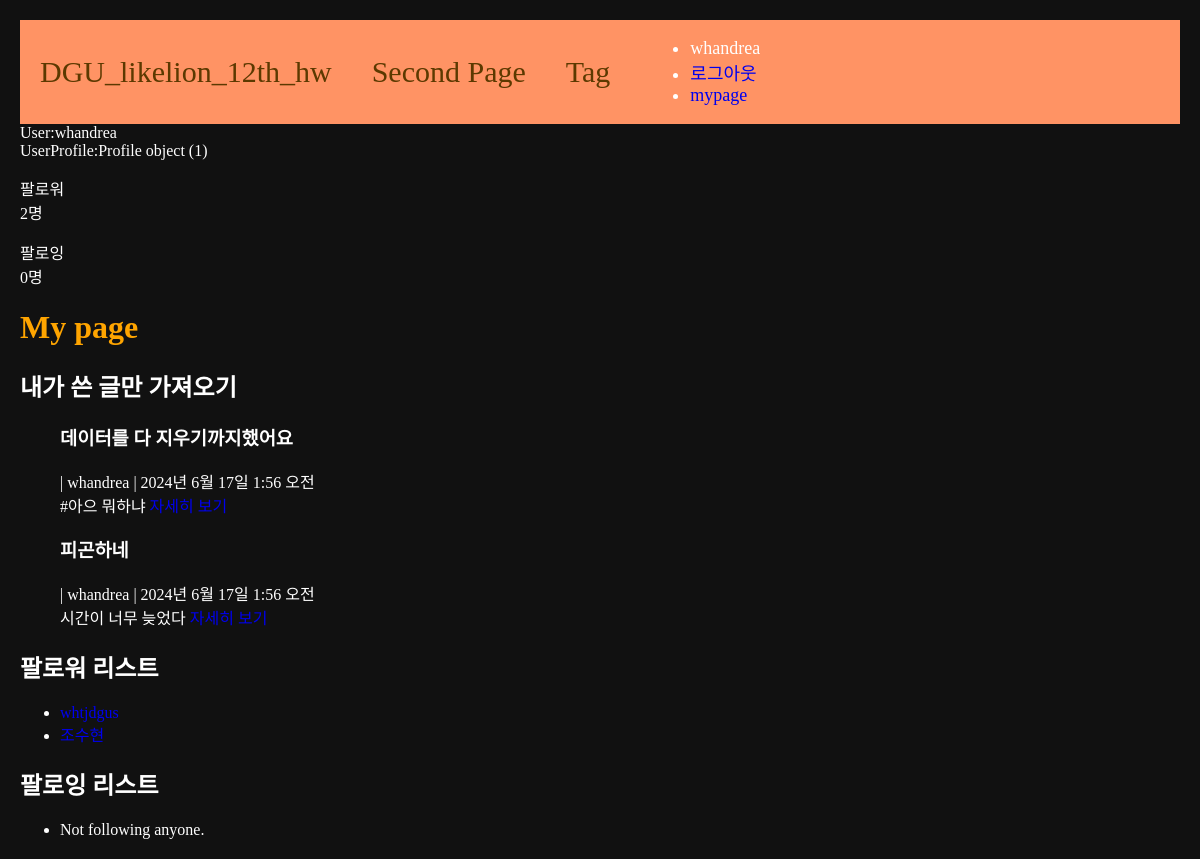
The page /users/mypage/2 (signed in) on the database its author committed.
### accounts/models.py (models this page shows)
class Profile(models.Model):
    user=models.OneToOneField(User, on_delete=models.CASCADE)
    nickname=models.TextField(max_length=10)
    department=models.TextField(null=True, max_length=30)
    gender=models.TextField(null=True,max_length=10)
    followings =models.ManyToManyField("self", related_name="followers", symmetrical=False)

### main/models.py (models this page shows, shortened)
class Post(models.Model):
    title= models.CharField(max_length=50)
    stitle= models.CharField(max_length=10)
    writer= models.ForeignKey(User, null=False,blank=False,on_delete=models.CASCADE)
    body= models.TextField()
    pub_date= models.DateTimeField()
    image= models.ImageField(upload_to="blog/", blank=True, null=True)
    tags= models.ManyToManyField(Tag, related_name='blogs',blank=True)
    like = models.ManyToManyField(User,related_name='likes', blank=True)
    like_count=models.PositiveIntegerField(default=0)
    def summary(self):
        return self.body[:20]

### users/views.py (the view)
# urls.py: path('mypage/<int:id>',mypage, name="mypage"),
def mypage(request, id):
    user=get_object_or_404(User, pk=id)
    my_blogs=Post.objects.filter(writer=user)
    following_list = user.profile.followings.all()
    follower_list = user.profile.followers.all()
    context ={
        'user':user,
        'my_blogs':my_blogs,
        'following_list': following_list,  # 팔로잉 리스트
        'follower_list': follower_list,    # 팔로워 리스트
    }
    return render(request, 'users/mypage.html', context)

### users/templates/users/mypage.html (shortened to what this page needs)
{% extends 'base.html' %}
{% load static %}
{% block content %}
User:{{user}}<br>
UserProfile:{{user.profile}}<br>
<p>팔로워<br>{{ user.profile.followers.count }}명</p>
<p>팔로잉<br>{{ user.profile.followings.count }}명</p>
<h1>My page</h1>
<h2>내가 쓴 글만 가져오기</h2>
{% if my_blogs %}
  <ul>
    {% for blog in my_blogs %}
    <h3>{{blog.title}}</h3>
    {{blog.stitle}} | {{blog.writer}} | {{blog.pub_date}}<br>
    {{blog.summary}}
        <a href="{% url 'main:detail' blog.id %}">자세히 보기</a>
    {% endfor %}
  </ul>
{% else %}
  <p>No blogs found.</p>
{% endif %}
<h2>팔로워 리스트</h2>
<ul>
  {% for follower_user in user.profile.followers.all %}
    <li><a href="{% url 'users:mypage' follower_user.user.id %}">{{ follower_user.user.username }}</a></li>
  {% empty %}
    <li>No followers yet.</li>
  {% endfor %}
</ul>
<h2>팔로잉 리스트</h2>
<ul>
  {% for following_user in user.profile.followings.all %}
    <li><a href="{% url 'users:mypage' following_user.user.id %}">{{ following_user.user.username }}</a></li>
  {% empty %}
    <li>Not following anyone.</li>
  {% endfor %}
</ul>
{% endblock %}

### project/templates/shared/_navbar.html (shortened to what this page needs)
<nav class="navbar-container">
    <a class="navbar-link" href="{% url 'main:mainpage' %}">DGU_likelion_12th_hw</a>
    <a class="navbar-link" href="{% url 'main:secondpage' %}">Second Page</a>
    <a class="navbar-link" href="{% url 'main:tag-list' %}">Tag</a>
  <div class="nav-right">
    {% if user.is_authenticated %}
    <ul class="nav-link-accouts">
      <li class="nav-link-user">{{user.username}}</li>
      <li><a href="{% url 'accounts:logout' %}">로그아웃</a></li>
      <li><a href="{% url 'users:mypage' user.id %}">mypage</a></li>
    </ul>
    {% else %}
    <ul class="nav-link-account">
      <li><a href="{% url 'accounts:login' %}">로그인</a></li>
      <li><a href="{% url 'accounts:signup' %}">signup</a></li>
    </ul>
    {% endif %}
    </div>
</nav>

### project/static/css/project.css (style rules this page uses)
h1 { color:orange; }

### project/templates/base.html (style rules this page uses)
a { text-decoration: none; }
.body-container { background-color: #111; color: #fff; margin: 20px; }
.navbar-container { display: flex; align-items: center; padding-left: 20px; gap: 40px; background-color: #FF9364; font-size: 18px; }
.navbar-link { color: #5c3900; font-size: 30px; }

### rows shown on the page
Post: title "데이터를 다 지우기까지했어요", writer "whandrea", pub_date "2024년 6월 17일 1:56 오전", summary "#아으 뭐하냐"
Post: title "피곤하네", writer "whandrea", pub_date "2024년 6월 17일 1:56 오전", summary "시간이 너무 늦었다"

### other values the page prints
{{ user.username }} "whandrea"
{{ user }} "whandrea"
{{ user.profile }} "Profile object (1)"
{{ user.profile.followers.count }} "2"
{{ user.profile.followings.count }} "0"
